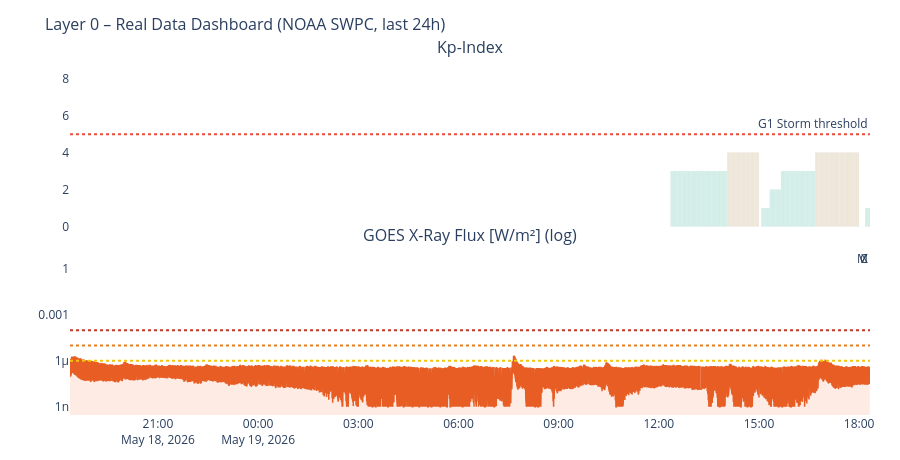

The notebook cell this image was saved under:
### Markdown cell above
---
## 3. Time-Series Dashboard (Real Data)

### Code cell
# ============================================================
# DASHBOARD – Kp / Solar Wind / IMF Bz / X-Ray
# ============================================================

panels = [
    (df_kp,   'kp',     'Kp-Index',                       '#7F77DD', 'bar'),
    (df_sw,   'speed',  'Solar Wind Speed [km/s]',         '#F2A623', 'line'),
    (df_mag,  'bz_gsm', 'IMF Bz GSM [nT]',                '#378ADD', 'bar'),
    (df_xray, 'flux',   'GOES X-Ray Flux [W/m²] (log)',    '#E85D24', 'line'),
]
active = [(df, col, title, color, kind)
          for df, col, title, color, kind in panels
          if df is not None and col in df.columns]

if not active:
    print('No data available.')
else:
    fig = make_subplots(
        rows=len(active), cols=1, shared_xaxes=True,
        subplot_titles=[p[2] for p in active],
        vertical_spacing=0.06
    )
    for i, (df, col, title, color, kind) in enumerate(active, 1):
        ds = df.dropna(subset=[col])
        if kind == 'bar':
            if col == 'kp':
                mc = ['#2ecc71' if v < 4 else '#f39c12' if v < 6 else '#e74c3c'
                      for v in ds[col]]
            elif col == 'bz_gsm':
                mc = ['#e74c3c' if v < -5 else '#2ecc71' if v > 5 else '#95a5a6'
                      for v in ds[col]]
            else:
                mc = color
            fig.add_trace(go.Bar(x=ds['time'], y=ds[col], marker_color=mc,
                                 name=title, opacity=0.75), row=i, col=1)
        else:
            h = color.lstrip('#')
            r_c, g_c, b_c = int(h[0:2], 16), int(h[2:4], 16), int(h[4:6], 16)
            fc = f'rgba({r_c},{g_c},{b_c},0.12)'
            fig.add_trace(go.Scatter(x=ds['time'], y=ds[col], name=title,
                                     line=dict(color=color, width=1.5),
                                     fill='tozeroy', fillcolor=fc), row=i, col=1)

        if col == 'kp':
            fig.add_hline(y=5, line_dash='dot', line_color='#e74c3c',
                          annotation_text='G1 Storm threshold', row=i, col=1)
            fig.update_yaxes(range=[0, 9], row=i, col=1)
        elif col == 'speed':
            fig.add_hline(y=500, line_dash='dot', line_color='#E85D24',
                          annotation_text='Elevated wind', row=i, col=1)
        elif col == 'bz_gsm':
            fig.add_hline(y=0, line_color='gray', line_width=0.5, row=i, col=1)
            fig.add_hline(y=-5, line_dash='dot', line_color='#e74c3c',
                          annotation_text='Coupling threshold', row=i, col=1)
        elif col == 'flux':
            fig.update_yaxes(type='log', row=i, col=1)
            for lvl, lbl, lc in [(1e-4,'X','#c0392b'),(1e-5,'M','#e67e22'),(1e-6,'C','#f1c40f')]:
                fig.add_hline(y=lvl, line_dash='dot', line_color=lc,
                              annotation_text=lbl, row=i, col=1)

    fig.update_layout(
        title=dict(text='Layer 0 – Real Data Dashboard (NOAA SWPC, last 24h)', font=dict(size=16)),
        height=180 * len(active) + 100,
        showlegend=False,
        plot_bgcolor='rgba(0,0,0,0)', paper_bgcolor='rgba(0,0,0,0)',
        margin=dict(l=70, r=30, t=60, b=40)
    )
    fig.show()

### Figure 1 — Plotly figure (JSON) as saved in the notebook; plotly's stock layout.template omitted (floating-point values rounded to 4 significant figures; data arrays with more than 128 entries replaced by an {"elided": "..."} marker saying what was removed)
{"data": [{"marker": {"color": {"elided": "358 str values"}}, "name": "Kp-Index", "opacity": 0.75, "type": "bar", "x": {"elided": "358 str values"}, "xaxis": "x", "y": {"elided": "358 int values"}, "yaxis": "y"}, {"fill": "tozeroy", "fillcolor": "rgba(232,93,36,0.12)", "line": {"color": "#E85D24", "width": 1.5}, "name": "GOES X-Ray Flux [W/m²] (log)", "type": "scatter", "x": {"elided": "2876 str values"}, "xaxis": "x2", "y": {"elided": "2876 float values"}, "yaxis": "y2"}], "layout": {"annotations": [{"font": {"size": 16}, "showarrow": false, "text": "Kp-Index", "x": 0.5, "xanchor": "center", "xref": "paper", "y": 1.0, "yanchor": "bottom", "yref": "paper"}, {"font": {"size": 16}, "showarrow": false, "text": "GOES X-Ray Flux [W/m²] (log)", "x": 0.5, "xanchor": "center", "xref": "paper", "y": 0.47, "yanchor": "bottom", "yref": "paper"}, {"showarrow": false, "text": "G1 Storm threshold", "x": 1, "xanchor": "right", "xref": "x domain", "y": 5, "yanchor": "bottom", "yref": "y"}, {"showarrow": false, "text": "X", "x": 1, "xanchor": "right", "xref": "x2 domain", "y": 0.0001, "yanchor": "bottom", "yref": "y2"}, {"showarrow": false, "text": "M", "x": 1, "xanchor": "right", "xref": "x2 domain", "y": 1e-05, "yanchor": "bottom", "yref": "y2"}, {"showarrow": false, "text": "C", "x": 1, "xanchor": "right", "xref": "x2 domain", "y": 1e-06, "yanchor": "bottom", "yref": "y2"}], "height": 460, "margin": {"b": 40, "l": 70, "r": 30, "t": 60}, "paper_bgcolor": "rgba(0,0,0,0)", "plot_bgcolor": "rgba(0,0,0,0)", "shapes": [{"line": {"color": "#e74c3c", "dash": "dot"}, "type": "line", "x0": 0, "x1": 1, "xref": "x domain", "y0": 5, "y1": 5, "yref": "y"}, {"line": {"color": "#c0392b", "dash": "dot"}, "type": "line", "x0": 0, "x1": 1, "xref": "x2 domain", "y0": 0.0001, "y1": 0.0001, "yref": "y2"}, {"line": {"color": "#e67e22", "dash": "dot"}, "type": "line", "x0": 0, "x1": 1, "xref": "x2 domain", "y0": 1e-05, "y1": 1e-05, "yref": "y2"}, {"line": {"color": "#f1c40f", "dash": "dot"}, "type": "line", "x0": 0, "x1": 1, "xref": "x2 domain", "y0": 1e-06, "y1": 1e-06, "yref": "y2"}], "showlegend": false, "title": {"font": {"size": 16}, "text": "Layer 0 – Real Data Dashboard (NOAA SWPC, last 24h)"}, "xaxis": {"anchor": "y", "domain": [0.0, 1.0], "matches": "x2", "showticklabels": false}, "xaxis2": {"anchor": "y2", "domain": [0.0, 1.0]}, "yaxis": {"anchor": "x", "domain": [0.53, 1.0], "range": [0, 9]}, "yaxis2": {"anchor": "x2", "domain": [0.0, 0.47], "type": "log"}}}
